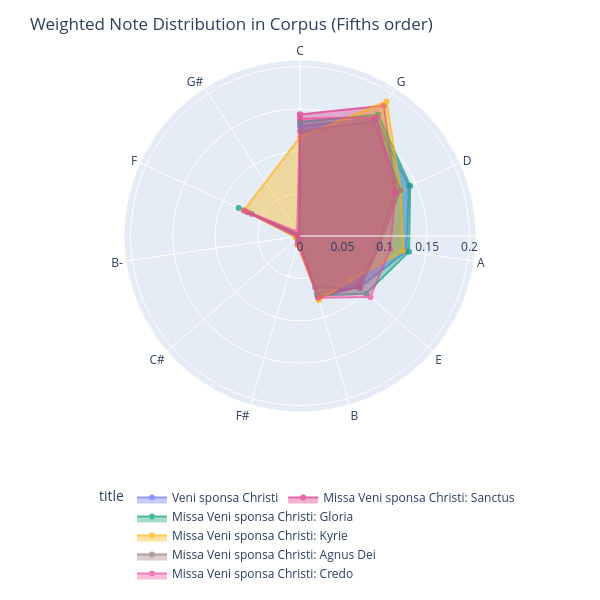
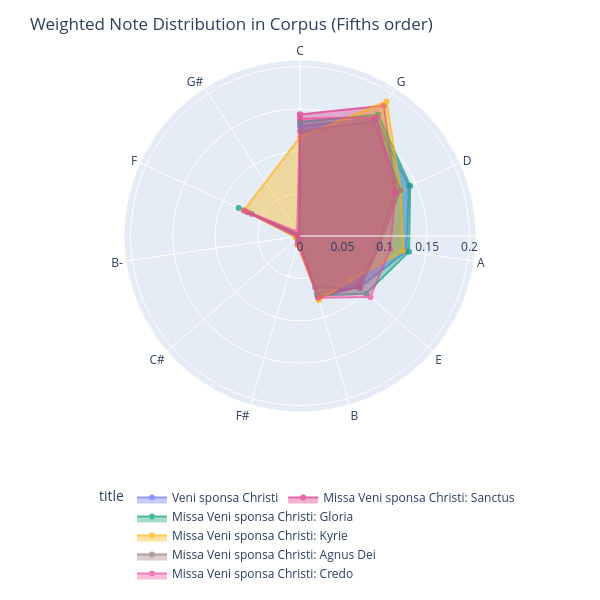

The notebook cell these images were saved under, in order:
### Code cell
# radar plot of notes in a corpus

radar_note_plot(corpus_note_wt,
                    pitch_class_order='Fifths',
                    exclude_rests=True,
                    limit_to_active=True,
                    color_grouping='title'
                    )

### Figure 1 — Plotly figure (JSON) as saved in the notebook; plotly's stock layout.template omitted (floating-point values rounded to 4 significant figures)
{"data": [{"fill": "toself", "hovertemplate": "title=Veni sponsa Christi<br>scaled=%{r}<br>pitch_class=%{theta}<extra></extra>", "legendgroup": "Veni sponsa Christi", "line": {"color": "#636EFA", "dash": "solid"}, "marker": {"symbol": "circle"}, "mode": "markers+lines", "name": "Veni sponsa Christi", "opacity": 0.7, "r": [0.1296, 0.165, 0.1411, 0.1268, 0.0928, 0.0699, 0.006, 0.0009, 0.0731, 0.0018, 0.1296], "showlegend": true, "subplot": "polar", "theta": ["C", "G", "D", "A", "E", "B", "F#", "C#", "F", "G#", "C"], "type": "scatterpolar"}, {"fill": "toself", "hovertemplate": "title=Missa Veni sponsa Christi: Sanctus<br>scaled=%{r}<br>pitch_class=%{theta}<extra></extra>", "legendgroup": "Missa Veni sponsa Christi: Sanctus", "line": {"color": "#DC267F", "dash": "solid"}, "marker": {"symbol": "circle"}, "mode": "markers+lines", "name": "Missa Veni sponsa Christi: Sanctus", "opacity": 0.7, "r": [0.1435, 0.1828, 0.1246, 0.0916, 0.0915, 0.0754, 0.0104, 0.0005, 0.0676, 0.0005, 0.1435], "showlegend": true, "subplot": "polar", "theta": ["C", "G", "D", "A", "E", "B", "F#", "B-", "F", "G#", "C"], "type": "scatterpolar"}, {"fill": "toself", "hovertemplate": "title=Missa Veni sponsa Christi: Gloria<br>scaled=%{r}<br>pitch_class=%{theta}<extra></extra>", "legendgroup": "Missa Veni sponsa Christi: Gloria", "line": {"color": "#009E73", "dash": "solid"}, "marker": {"symbol": "circle"}, "mode": "markers+lines", "name": "Missa Veni sponsa Christi: Gloria", "opacity": 0.7, "r": [0.1346, 0.1703, 0.1429, 0.13, 0.1035, 0.0733, 0.0074, 0.0043, 0.0025, 0.0795, 0.0006, 0.1346], "showlegend": true, "subplot": "polar", "theta": ["C", "G", "D", "A", "E", "B", "F#", "C#", "B-", "F", "G#", "C"], "type": "scatterpolar"}, {"fill": "toself", "hovertemplate": "title=Missa Veni sponsa Christi: Kyrie<br>scaled=%{r}<br>pitch_class=%{theta}<extra></extra>", "legendgroup": "Missa Veni sponsa Christi: Kyrie", "line": {"color": "#FFB000", "dash": "solid"}, "marker": {"symbol": "circle"}, "mode": "markers+lines", "name": "Missa Veni sponsa Christi: Kyrie", "opacity": 0.7, "r": [0.1165, 0.1888, 0.1304, 0.1228, 0.0795, 0.079, 0.0094, 0.0018, 0.0062, 0.0728, 0.1165], "showlegend": true, "subplot": "polar", "theta": ["C", "G", "D", "A", "E", "B", "F#", "C#", "B-", "F", "C"], "type": "scatterpolar"}, {"fill": "toself", "hovertemplate": "title=Missa Veni sponsa Christi: Agnus Dei<br>scaled=%{r}<br>pitch_class=%{theta}<extra></extra>", "legendgroup": "Missa Veni sponsa Christi: Agnus Dei", "line": {"color": "#977277", "dash": "solid"}, "marker": {"symbol": "circle"}, "mode": "markers+lines", "name": "Missa Veni sponsa Christi: Agnus Dei", "opacity": 0.7, "r": [0.1235, 0.1611, 0.13, 0.0937, 0.0942, 0.0632, 0.0048, 0.0014, 0.0014, 0.0625, 0.0007, 0.1235], "showlegend": true, "subplot": "polar", "theta": ["C", "G", "D", "A", "E", "B", "F#", "C#", "B-", "F", "G#", "C"], "type": "scatterpolar"}, {"fill": "toself", "hovertemplate": "title=Missa Veni sponsa Christi: Credo<br>scaled=%{r}<br>pitch_class=%{theta}<extra></extra>", "legendgroup": "Missa Veni sponsa Christi: Credo", "line": {"color": "#EC4899", "dash": "solid"}, "marker": {"symbol": "circle"}, "mode": "markers+lines", "name": "Missa Veni sponsa Christi: Credo", "opacity": 0.7, "r": [0.1385, 0.1667, 0.1237, 0.1076, 0.1099, 0.0759, 0.0077, 0.0028, 0.0717, 0.006, 0.1385], "showlegend": true, "subplot": "polar", "theta": ["C", "G", "D", "A", "E", "B", "F#", "C#", "F", "G#", "C"], "type": "scatterpolar"}], "layout": {"height": 600, "legend": {"orientation": "h", "title": {"text": "title"}, "tracegroupgap": 0, "x": 1, "xanchor": "right", "y": -0.5, "yanchor": "bottom"}, "margin": {"t": 60}, "polar": {"angularaxis": {"categoryarray": ["C", "G", "D", "A", "E", "B", "F#", "C#", "B-", "F", "G#"], "categoryorder": "array", "direction": "clockwise", "rotation": 90}, "domain": {"x": [0, 1], "y": [0, 1]}, "radialaxis": {"range": [0, 0.2077]}}, "showlegend": true, "title": {"text": "Weighted Note Distribution in Corpus (Fifths order)"}, "width": 600}}

### Figure 2 — Plotly figure (JSON) as saved in the notebook; plotly's stock layout.template omitted (floating-point values rounded to 4 significant figures)
{"data": [{"fill": "toself", "hovertemplate": "title=Veni sponsa Christi<br>scaled=%{r}<br>pitch_class=%{theta}<extra></extra>", "legendgroup": "Veni sponsa Christi", "line": {"color": "#636EFA", "dash": "solid"}, "marker": {"symbol": "circle"}, "mode": "markers+lines", "name": "Veni sponsa Christi", "opacity": 0.7, "r": [0.1296, 0.165, 0.1411, 0.1268, 0.0928, 0.0699, 0.006, 0.0009, 0.0731, 0.0018, 0.1296], "showlegend": true, "subplot": "polar", "theta": ["C", "G", "D", "A", "E", "B", "F#", "C#", "F", "G#", "C"], "type": "scatterpolar"}, {"fill": "toself", "hovertemplate": "title=Missa Veni sponsa Christi: Sanctus<br>scaled=%{r}<br>pitch_class=%{theta}<extra></extra>", "legendgroup": "Missa Veni sponsa Christi: Sanctus", "line": {"color": "#DC267F", "dash": "solid"}, "marker": {"symbol": "circle"}, "mode": "markers+lines", "name": "Missa Veni sponsa Christi: Sanctus", "opacity": 0.7, "r": [0.1435, 0.1828, 0.1246, 0.0916, 0.0915, 0.0754, 0.0104, 0.0005, 0.0676, 0.0005, 0.1435], "showlegend": true, "subplot": "polar", "theta": ["C", "G", "D", "A", "E", "B", "F#", "B-", "F", "G#", "C"], "type": "scatterpolar"}, {"fill": "toself", "hovertemplate": "title=Missa Veni sponsa Christi: Gloria<br>scaled=%{r}<br>pitch_class=%{theta}<extra></extra>", "legendgroup": "Missa Veni sponsa Christi: Gloria", "line": {"color": "#009E73", "dash": "solid"}, "marker": {"symbol": "circle"}, "mode": "markers+lines", "name": "Missa Veni sponsa Christi: Gloria", "opacity": 0.7, "r": [0.1346, 0.1703, 0.1429, 0.13, 0.1035, 0.0733, 0.0074, 0.0043, 0.0025, 0.0795, 0.0006, 0.1346], "showlegend": true, "subplot": "polar", "theta": ["C", "G", "D", "A", "E", "B", "F#", "C#", "B-", "F", "G#", "C"], "type": "scatterpolar"}, {"fill": "toself", "hovertemplate": "title=Missa Veni sponsa Christi: Kyrie<br>scaled=%{r}<br>pitch_class=%{theta}<extra></extra>", "legendgroup": "Missa Veni sponsa Christi: Kyrie", "line": {"color": "#FFB000", "dash": "solid"}, "marker": {"symbol": "circle"}, "mode": "markers+lines", "name": "Missa Veni sponsa Christi: Kyrie", "opacity": 0.7, "r": [0.1165, 0.1888, 0.1304, 0.1228, 0.0795, 0.079, 0.0094, 0.0018, 0.0062, 0.0728, 0.1165], "showlegend": true, "subplot": "polar", "theta": ["C", "G", "D", "A", "E", "B", "F#", "C#", "B-", "F", "C"], "type": "scatterpolar"}, {"fill": "toself", "hovertemplate": "title=Missa Veni sponsa Christi: Agnus Dei<br>scaled=%{r}<br>pitch_class=%{theta}<extra></extra>", "legendgroup": "Missa Veni sponsa Christi: Agnus Dei", "line": {"color": "#977277", "dash": "solid"}, "marker": {"symbol": "circle"}, "mode": "markers+lines", "name": "Missa Veni sponsa Christi: Agnus Dei", "opacity": 0.7, "r": [0.1235, 0.1611, 0.13, 0.0937, 0.0942, 0.0632, 0.0048, 0.0014, 0.0014, 0.0625, 0.0007, 0.1235], "showlegend": true, "subplot": "polar", "theta": ["C", "G", "D", "A", "E", "B", "F#", "C#", "B-", "F", "G#", "C"], "type": "scatterpolar"}, {"fill": "toself", "hovertemplate": "title=Missa Veni sponsa Christi: Credo<br>scaled=%{r}<br>pitch_class=%{theta}<extra></extra>", "legendgroup": "Missa Veni sponsa Christi: Credo", "line": {"color": "#EC4899", "dash": "solid"}, "marker": {"symbol": "circle"}, "mode": "markers+lines", "name": "Missa Veni sponsa Christi: Credo", "opacity": 0.7, "r": [0.1385, 0.1667, 0.1237, 0.1076, 0.1099, 0.0759, 0.0077, 0.0028, 0.0717, 0.006, 0.1385], "showlegend": true, "subplot": "polar", "theta": ["C", "G", "D", "A", "E", "B", "F#", "C#", "F", "G#", "C"], "type": "scatterpolar"}], "layout": {"height": 600, "legend": {"orientation": "h", "title": {"text": "title"}, "tracegroupgap": 0, "x": 1, "xanchor": "right", "y": -0.5, "yanchor": "bottom"}, "margin": {"t": 60}, "polar": {"angularaxis": {"categoryarray": ["C", "G", "D", "A", "E", "B", "F#", "C#", "B-", "F", "G#"], "categoryorder": "array", "direction": "clockwise", "rotation": 90}, "domain": {"x": [0, 1], "y": [0, 1]}, "radialaxis": {"range": [0, 0.2077]}}, "showlegend": true, "title": {"text": "Weighted Note Distribution in Corpus (Fifths order)"}, "width": 600}}
